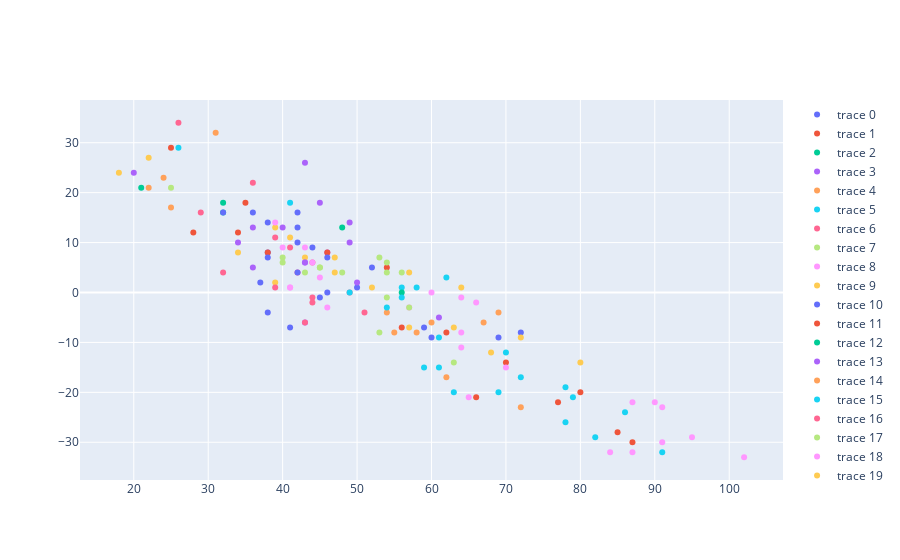

Notebook cell for this chart:
### Code cell
# TEST SCATTER FTAG
#fig = go.Figure(data=go.Scatter(x=df['FTHG'], y=df['HomePoint'], mode='markers'))
#fig = go.Figure(data=go.Box(y=my_tot_stats['GoalBalance'], x=my_tot_stats['Point']))
data = []
for k,t in teams_dic.items():
    data.append(go.Scatter(y = t.my_tot_stats['GoalBalance'], x = t.my_tot_stats['Point'], mode='markers'))

fig.update_traces(showlegend=False)
fig = go.Figure(data)
fig.show()

### Figure 1 — Plotly figure (JSON) as saved in the notebook; plotly's stock layout.template omitted (floating-point values rounded to 4 significant figures)
{"data": [{"mode": "markers", "type": "scatter", "x": [52, 42, 50, 37, 45, 72, 60, 69], "y": [5, 13, 1, 2, -1, -8, -9, -9]}, {"mode": "markers", "type": "scatter", "x": [56, 62, 85, 70, 80, 87, 77, 66], "y": [-7, -8, -28, -14, -20, -30, -22, -21]}, {"mode": "markers", "type": "scatter", "x": [32], "y": [18]}, {"mode": "markers", "type": "scatter", "x": [34, 49, 61, 46, 43, 43], "y": [10, 10, -5, 8, 26, -6]}, {"mode": "markers", "type": "scatter", "x": [58, 54, 60, 55, 67, 62, 72, 69], "y": [-8, -4, -6, -8, -6, -17, -23, -4]}, {"mode": "markers", "type": "scatter", "x": [62, 61, 56, 69, 54, 70, 72, 59], "y": [3, -9, 1, -20, -3, -12, -17, -15]}, {"mode": "markers", "type": "scatter", "x": [44, 36], "y": [-1, 22]}, {"mode": "markers", "type": "scatter", "x": [25], "y": [21]}, {"mode": "markers", "type": "scatter", "x": [84, 87, 102, 87, 91, 91, 95, 90], "y": [-32, -22, -33, -32, -23, -30, -29, -22]}, {"mode": "markers", "type": "scatter", "x": [43, 47, 39, 34, 47, 39, 41], "y": [7, 7, 2, 8, 4, 13, 11]}, {"mode": "markers", "type": "scatter", "x": [42, 38, 44, 59, 46, 36, 41, 38], "y": [16, -4, 9, -7, 0, 16, -7, 14]}, {"mode": "markers", "type": "scatter", "x": [54, 46, 28, 25], "y": [5, 8, 12, 29]}, {"mode": "markers", "type": "scatter", "x": [48, 56, 32], "y": [13, 0, 16]}, {"mode": "markers", "type": "scatter", "x": [49, 45, 36, 43, 50, 43, 40, 20], "y": [14, 18, 13, 6, 2, 6, 13, 24]}, {"mode": "markers", "type": "scatter", "x": [22, 24], "y": [21, 23]}, {"mode": "markers", "type": "scatter", "x": [61, 78, 78, 63, 82, 86, 91, 79], "y": [-15, -26, -19, -20, -29, -24, -32, -21]}, {"mode": "markers", "type": "scatter", "x": [43, 32, 49, 39, 26], "y": [-6, 4, 0, 11, 34]}, {"mode": "markers", "type": "scatter", "x": [43, 45, 56, 40, 48, 54, 53], "y": [4, 5, 4, 7, 4, 4, 7]}, {"mode": "markers", "type": "scatter", "x": [46, 70, 65, 64, 64, 60, 57, 41], "y": [-3, -15, -21, -1, -8, 0, -3, 1]}, {"mode": "markers", "type": "scatter", "x": [22, 18], "y": [27, 24]}, {"mode": "markers", "type": "scatter", "x": [38, 42], "y": [8, 10]}, {"mode": "markers", "type": "scatter", "x": [38], "y": [8]}, {"mode": "markers", "type": "scatter", "x": [21], "y": [21]}, {"mode": "markers", "type": "scatter", "x": [36], "y": [5]}, {"mode": "markers", "type": "scatter", "x": [31, 25], "y": [32, 17]}, {"mode": "markers", "type": "scatter", "x": [56, 49, 58, 26, 41], "y": [-1, 0, 1, 29, 18]}, {"mode": "markers", "type": "scatter", "x": [51, 44, 29, 42, 41, 39, 44], "y": [-4, -2, 16, 4, 9, 1, 6]}, {"mode": "markers", "type": "scatter", "x": [40, 57, 54, 45, 53, 54, 63], "y": [6, -3, 6, 5, -8, -1, -14]}, {"mode": "markers", "type": "scatter", "x": [64, 66, 44, 41, 39, 45, 40, 43], "y": [-11, -2, 6, 1, 14, 3, 9, 9]}, {"mode": "markers", "type": "scatter", "x": [80, 72, 57, 52, 57, 63, 64, 68], "y": [-14, -9, 4, 1, -7, -7, 1, -12]}, {"mode": "markers", "type": "scatter", "x": [42, 46, 32, 38], "y": [4, 7, 16, 7]}, {"mode": "markers", "type": "scatter", "x": [34, 35], "y": [12, 18]}], "layout": {}}
